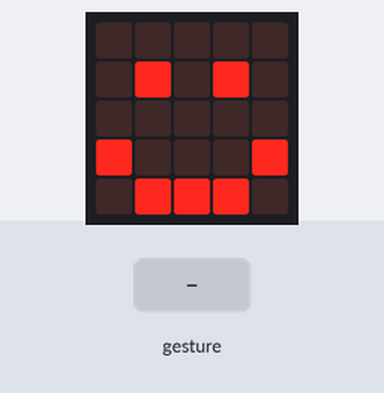
A program run on a simulated BBC micro:bit running MicroPython. On the bench: the board's 5×5 LED display. The test bench sets the inputs (shaded band). A tilt is held for 1.5 s and a shake lasts 1 s, then the board lies face up again.

Above: at 1.2 s.
1.3 s: gesture 'shake'
At 2.2 s:
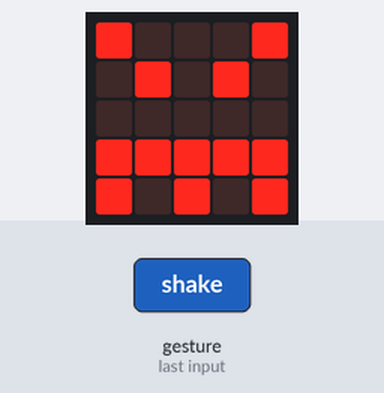
Timing chart, 0 to 4.3 s (numbered marks = the images above; inputs shaded):
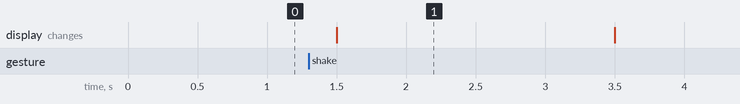

Measured:
- after the input at 1.3 s, the display: changes after 0.20 s (image 1)
- what the display in image 1 shows lasts 2.0 s, from 1.5 s to 3.5 s

The program:

angry_shake.py
```python
from microbit import display, Image, accelerometer, sleep

while True:
    if accelerometer.was_gesture("shake"):
        display.show(Image.ANGRY)
        sleep(2000)
    else:
        display.show(Image.HAPPY)
```
